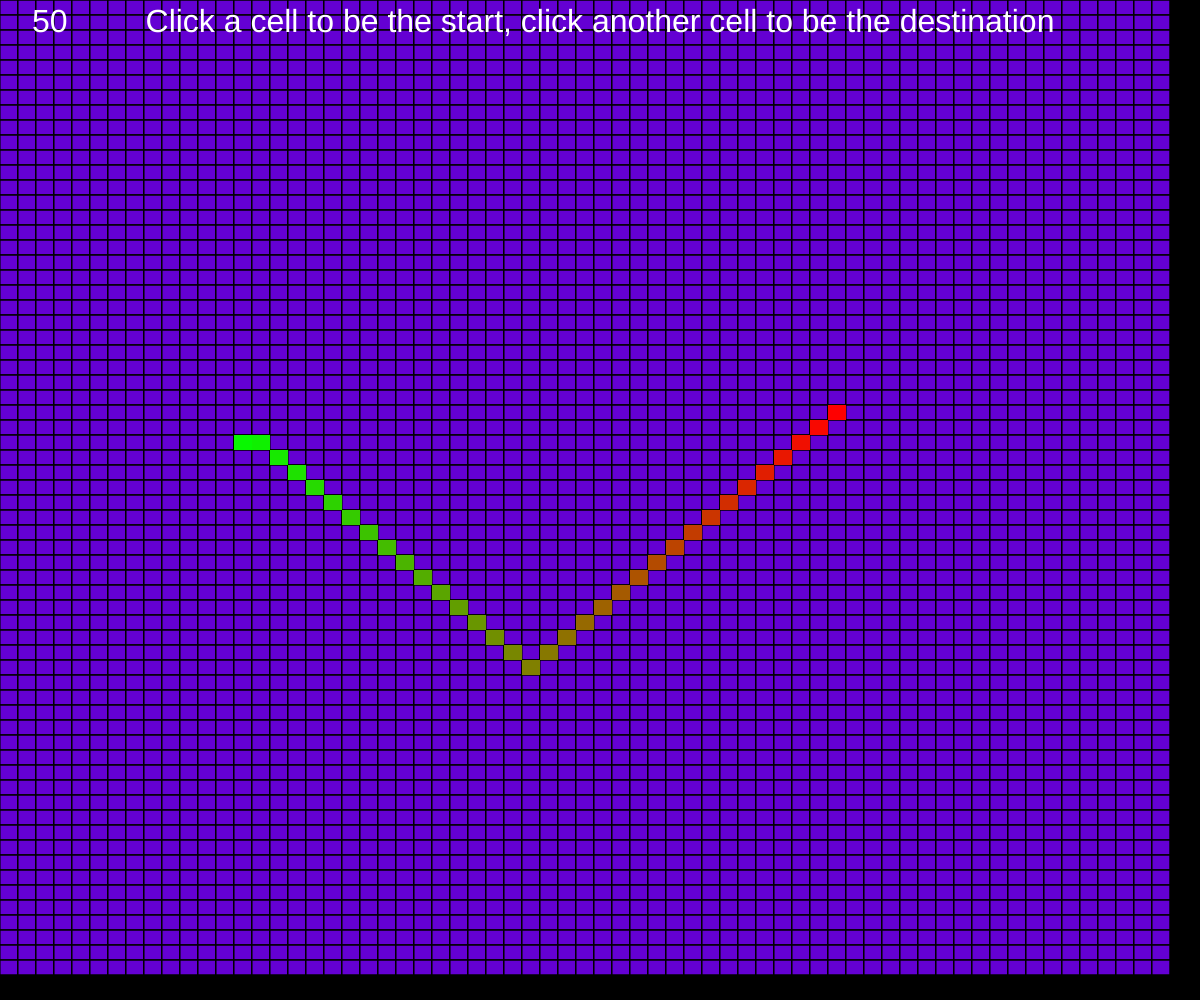
Frame 1 (no input)
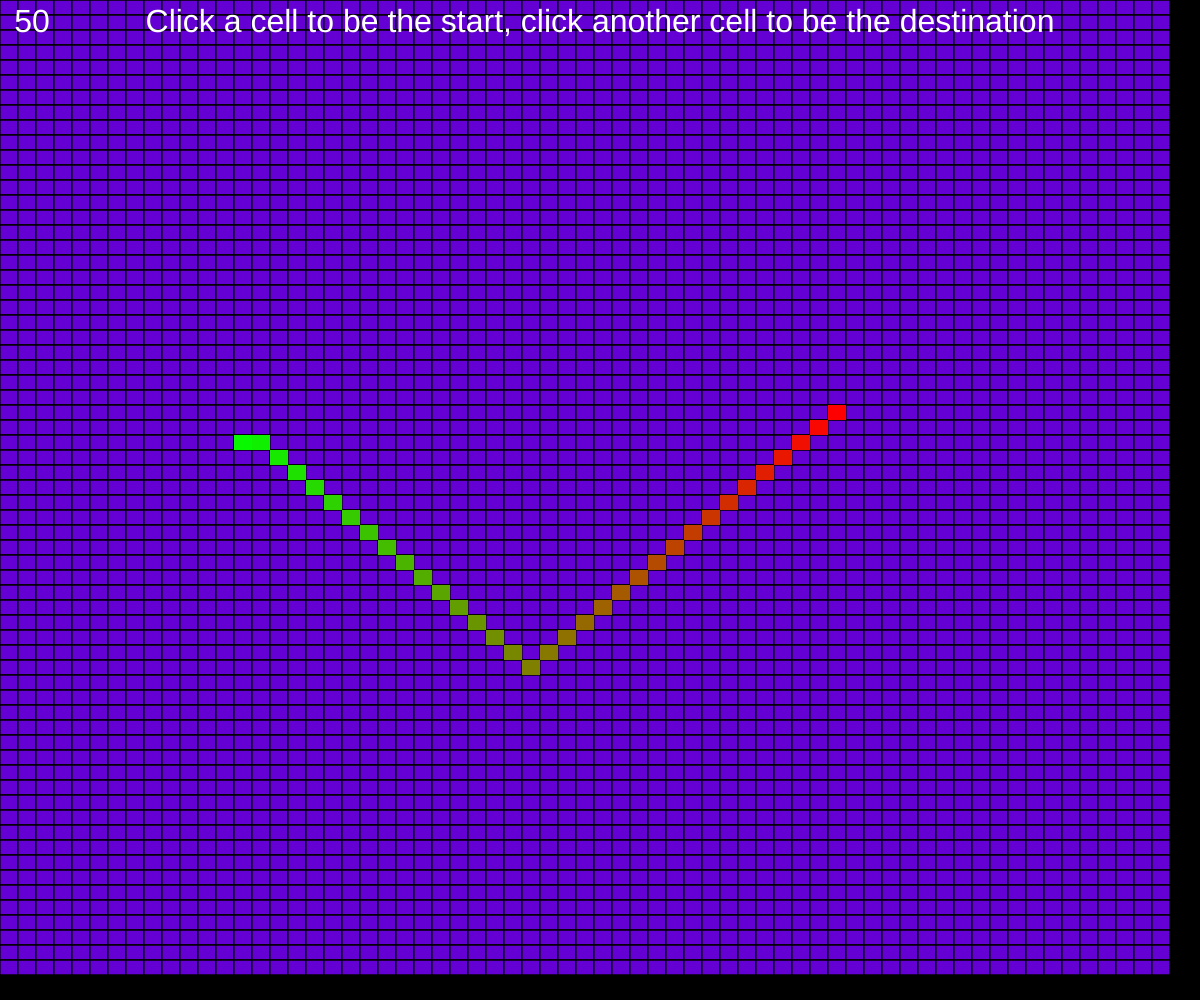
Frame 60 (no input)
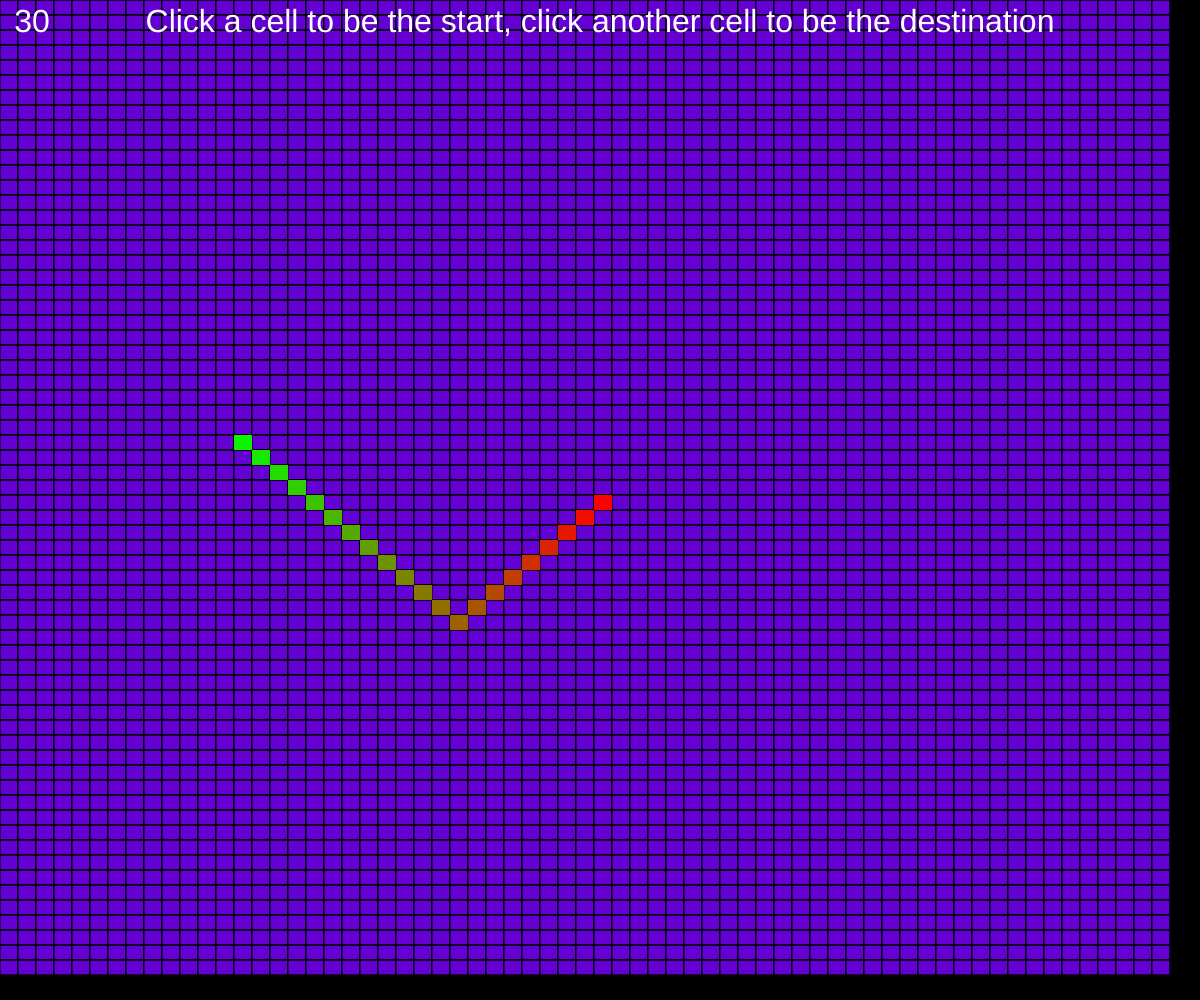
Frame 120 (the mouse pressed at the canvas centre since frame 60)

The p5.js sketch that drew these frames (run headless with seeded random() and noise() and a simulated clock; from frame 60 on, the mouse is pressed at the canvas centre):

// p5.js sketch
// ── sketch.js

let g;
let cols = 65;
let rows = 65;
let w,l;
let cells=[];
let s,goal;//start and goal vertices
let path;//path
let cost;//cost of path

function setup(){
  createCanvas(innerWidth,innerHeight);
  w = Math.floor(innerWidth/cols);
  l = Math.floor(innerHeight/rows);
  for(let i = 0;i<cols;i++){
    for(let j = 0;j<rows;j++){//the col to the left of it exists
      let v=new Vertex(data=[i*w,l*j],edges=[],weights=[],key=i*rows+j);
      if(i>0){//if not first column
        v.addEdge(cells[(i-1)*rows+j],2,dir=false);//to left
        if(j<(rows-1)){//if not last row
          v.addEdge(cells[(i-1)*rows+j+1],1.5,dir=false);//to left and below
        }
      }
      if(j>0){//if not first row
        v.addEdge(cells[i*rows+j-1],1,dir=false);//above
        if(i>0){//and there is a column to the left
          v.addEdge(cells[(i-1)*rows+j-1],1.5,dir=false);//to left and above
        }
      }
      cells.push(v);//create a vertex containin x,y for top left of cell represented by vertex
    }
  }
  g=new Graph(cells);
  s=random(cells);
  goal=random(cells);
  path=g.aStar(s,goal);//can chane to use other alorithms from Graph class
  cost=path[1];
  path=path[0];
}
let start=true;
function mousePressed(){
  if(start){//set start vertex to one for cell clicked in
    let i=Math.floor(mouseX/w);
    let j=Math.floor(mouseY/l);
    s=cells[i*rows+j];
  }else{//set goal vertex to one for cell clicked in
    let i=Math.floor(mouseX/w);
    let j=Math.floor(mouseY/l);
    goal=cells[i*rows+j];
  }
  start=!start;
  path=g.aStar(s,goal);
  cost=path[1];
  path=path[0];
}
/*function keyPressed(){//set keys to choose what algorithm to use
//maybe also choose if to do a mst visualisation
}*/
function draw(){
  background(0);
  for(let i=0;i<cells.length;i++){//draw cells
    noStroke();
    fill(100,0,211);
    stroke(0);
    rect(cells[i].data[0],cells[i].data[1],w,l);
    line(cells[i].data[0],cells[i].data[1],cells[i].data[0]+w,cells[i].data[1]); //top
    line(cells[i].data[0],cells[i].data[1],cells[i].data[0],cells[i].data[1]+l); //left
    line(cells[i].data[0]+w,cells[i].data[1],cells[i].data[0]+w,cells[i].data[1]+l); //right
    line(cells[i].data[0],cells[i].data[1]+l,cells[i].data[0]+w,cells[i].data[1]+l); //bottom
  }
  for(let i=0;i<path.length;i++){//fill in path
    noStroke();
    fill(255-i/path.length*255,i/path.length*255,0);
    rect(path[i].data[0],path[i].data[1],w,l);
  }
  fill(255);//display cost of path(how many cells long not including start)
  textSize(32);
  text(cost,32,32);
  textAlign(CENTER);
  text("Click a cell to be the start, click another cell to be the destination",width/2,32);
}

// ── Graph.js
class Vertex{
  constructor(data=null,edges=[],weights=[],key=0){
    /*this.rep=this//for disjoint set for kruskal's
    this.size=1;*/

    this.data=data;//can store whatever/what the vertex represents ,eg.coordinates
    this.outEdges=edges;//stores vertices reachable from this one
    this.weights=weights;//weights fo each "edge" in edges(should be same length as edges(or longer would work too but pointless))
    this.key=key;
  }
  addEdge(v,w,dir=true){
    this.outEdges.push(v);
    this.weights.push(w);
    if(!dir){
      v.outEdges.push(this);
      v.weights.push(w);
    }
  }
  toString(){
    return this.key;//for when using js object as a map with vertices as key
  }
}

class Graph{
  constructor(vertices=[]){
    this.v=vertices;
    //Maybe store attribuites of graph if known, or just make other versions of graph class like DAG
    /*this.acyclic=true;
    this.directed=true;
    this.negWeights=true;*/
  }
  //basic methods
  addVertex(vert){
    this.v.push(vert);
  }
  addVertices(vertices){
    this.v=this.v.concat(vertices);
  }
  /*removeVertex(vert){//remove the vertex and all edges pointing to it

}*/
removeEdge(src,dest,dir=True){
  for(let i=0;i<this.v.length;i++){
    if(this.v[i]==src){
      for(let j=this.v[i].outEdges.length-1;i>=0;i--){
        if(this.v[i].outEdges[j]==dest){
          this.v[i].outEdges.splice(j,1);
          this.v[i].weights.splice(j,1);
          if(dir){break;}
        }
      }
    }
    if(!dir&&this.v[i]==dest){
      for(let j=this.v[i].outEdges.length-1;i>=0;i--){
        if(this.v[i].outEdges[j]==dest){
          this.v[i].outEdges.splice(j,1);
          this.v[i].weights.splice(j,1);
          if(dir){break;}
        }
      }
    }
  }
}
addEdge(v1,v2,w,dir=true){//if dir is false then edge goes both ways, else goes from v1 to v2
  v1.addEdge(v2,w,dir);//can just do this since objects are stored as references in arrays so this.v should be updated too
  /*let found=false;
  for(let i=0;i<this.v.length;i++){
  if(this.v[i]==v1){
  this.v[i].outEdges.push(v2);
  this.v[i].weights.push(w);
  if(found||dir){//2nd one found(now done), or edge is directed
  break;
}else{//first one to be found(keep looking for other vertex)
found=true;
}
}
if(!dir&&this.v[i]==v2){//if edge is not diected and found v2
this.v[i].outEdges.push(v1);
this.v[i].weights.push(w);
if(found){//2nd one found(now done)
break;
}else{//first one to be found(keep looking for other vertex)
found=true;
}
}
}*/
}

//get top ordering
kahnTop(){//maybe return reverse top order(would make it more efficient if want to loop over returned order and delete in top order)
  //initialize stuff
  let visit=0;
  let inDegs={};
  let q=[];
  let topOrd=[];
  for(let i=0;i<this.v.length;i++){
    inDegs[this.v[i]]=0;
  }
  for(let i=0;i<this.v.length;i++){//initialize indegreees for every vertex in graph
    for(let j=0;j<this.v[i].outEdges.length;j++){
      inDegs[this.v[i].outEdges[j]]+=1;
    }
  }
  //run algorithm
  for(let i=0;i<this.v.length;i++){
    if(inDegs[this.v[i]]==0){
      q.push(this.v[i]);
    }
  }

  while(q.length!=0){
    let cur=q.shift();//remove 1st element in q move it to toporder
    topOrd.push(cur);
    visit++;
    for(let i=0;i<cur.outEdges.length;i++){//for each neighbor of cur
      if(--inDegs[cur.outEdges[i]]==0){//decrement its indegree, if it is now 0 add to queue
        q.push(cur.outEdges[i]);
      }
    }
  }
  //return whether has cycles and the topOrd found
  if(visit!=this.v.length){//had a cycle
    return [true,topOrd];
  }
  return [false,topOrd];
}
prims(){
  //initialize stuff
  let open=this.v.slice();//vertices not spanned yet
  let cost={};//cost to add vertex to tree
  let mst={};//edges in mst(mst[destVertex]=srcVertex)
  cost[this.v[0]]=0;//chose arbitrary vertex to start at
  for(let i=1;i<this.v.length;i++){
    cost[this.v[i]]=Infinity;
  }

  //run algorithm
  while(open.length!=0){
    let minT=Infinity;
    let cur;
    for(let i=0;i<open.length;i++){//make cur= vertex with lowest cost to add to mst
      if(cost[open[i]]<minT){
        cur=open[i];
        minT=cost[open[i]];
      }
    }
    if(!cur){//if graph is not connected
      return {};//maybe just break and return mst(a tree but not a spanning tree)
    }
    for(let i=open.length-1;i>=0;i--){//remove cur from open
      if(open[i]==cur){
        open.splice(i,1);
      }
    }
    for(let i=0;i<cur.outEdges.length;i++){//for each neighbor of cur
      if(cur.weights[i]<cost[cur.outEdges[i]]){//if from cur to this neighbor is bette than cost to that neighbor replace it in mst
        cost[cur.outEdges[i]]=cur.weights[i];//update its cost and from
        mst[cur.outEdges[i]]=cur;
      }
    }
  }
  return mst;//return vertex pairs(edges)
}

//pathfinding
aStar(start,goal,h=function(x,g){return 0;}){//h is function used to estimate cheapest cost from some vertex to goal vertex
  //initialize stuff
  let closed=[];//evaluated vertices
  let open=[start];//not evaluated but discovered
  let from={};//for each vertex which vertex came to it from(to rebuild path)
  let cost={};//cost from start to that vertex
  let tCost={};//estimated total cost from start to goal through vertex
  cost[start]=0;
  tCost[start]=h(start,goal);
  for(let i=0;i<this.v.length;i++){
    if(this.v[i]!=start){
      cost[this.v[i]]=Infinity;
      tCost[this.v[i]]=Infinity;
    }
  }
  //run algorithm
  while(open.length!=0){
    let minT=Infinity;
    let cur;//get lowest tCost vertex in open
    for(let i=0;i<open.length;i++){
      if(tCost[open[i]]<minT){
        cur=open[i];
        minT=tCost[open[i]];
      }
    }
    if(cur==goal){
      //reconstruct path and return it
      let path=[cur];
      while(cur != start){
        cur=from[cur];
        path.unshift(cur);
      }
      return [path,cost[goal]];//return path as array of vertices and the cost of the path
    }
    //move cur from open to closed
    for(let i=open.length-1;i>=0;i--){
      if(open[i]==cur){
        open.splice(i,1);
      }
    }
    closed.push(cur);
    for(let i=0;i<cur.outEdges.length;i++){//for each neighbor of cur
      if(!closed.includes(cur.outEdges[i])){//if not already evaluated
        let tempCost=cost[cur]+cur.weights[i];//tempCost to it is cost to cur from start + cost from cur to it
        if(!open.includes(cur.outEdges[i])){//push it to open so its neighbors can get evaluated
          open.push(cur.outEdges[i]);
        }
        if(tempCost<cost[cur.outEdges[i]]){//check if found better cost to it from start by going through cur
          from[cur.outEdges[i]]=cur;
          cost[cur.outEdges[i]]=tempCost;
          tCost[cur.outEdges[i]]=cost[cur.outEdges[i]]+h(cur.outEdges[i],goal);//h(goal,goal) should be 0
        }
      }
    }
  }
}
dag(start,goal=null){
  let temp=this.kahnTop();
  if(!temp[0]){//if it is acyclic
    //initialize stuff
    let from={};//for each vertex which vertex came to it from(to rebuild path)
    let cost={};//cost from start to that vertex
    cost[start]=0;
    for(let i=0;i<this.v.length;i++){
      if(this.v[i]!=start){
        cost[this.v[i]]=Infinity;
      }
    }
    let i=0
    while(temp[1][i]!=start){//get index of start in top order
      i++;
    }
    //run algorithm
    while(i<temp[1].length){//in top order until reach goal or end of topOrder
      if(temp[1][i]==goal){//if there was a goal vertex and are about to relax its edges(then it should already have proper path found)
        let cur=temp[1][i];
        let path=[cur];//reconstruct path and return it
        while(cur != start){
          cur=from[cur];
          path.unshift(cur);
        }
        return [path,cost[goal]];//return path from start to goal as array of vertices and the cost of the path
      }
      for(let j=0;j<temp[1][i].outEdges.length;j++){//relax edges
        let comp=cost[temp[1][i]]+temp[1][i].weights[j];
        if(comp<cost[temp[1][i].outEdges[j]]){//if find new shortest distacne update
          cost[temp[1][i].outEdges[j]]=comp;
          from[temp[1][i].outEdges[j]]=temp[1][i];
        }
      }
      i++;
    }
    return [from,cost];
  }
  //if has cycles
  //console.log('Graph:'+this+'is not acyclic');
  return null;
}
djikstras(start,goal=null){//same as a* without heuristic
  //initialize stuff
  let open=this.v.slice();//not visited(copy of graph's vertex array)
  let from={};//for each vertex which vertex came to it from(to rebuild path)
  let cost={};//cost from start to that vertex

  cost[start]=0;

  for(let i=0;i<this.v.length;i++){
    if(this.v[i]!=start){
      cost[this.v[i]]=Infinity;
    }
  }
  //run algorithm
  while(open.length!=0){
    let minT=Infinity;
    let cur;//get lowest cost vertex in open
    for(let i=0;i<open.length;i++){
      if(cost[open[i]]<minT){
        cur=open[i];
        minT=cost[open[i]];
      }
    }
    if(cur==goal){//if there was a goal vertex and it got reached
      let path=[cur];//reconstruct path and return it
      while(cur != start){
        cur=from[cur];
        path.unshift(cur);
      }
      return [path,cost[goal]];//return path from start to goal as array of vertices and the cost of the path
    }
    //remove cur from open
    for(let i=open.length-1;i>=0;i--){
      if(open[i]==cur){
        open.splice(i,1);
      }
    }

    for(let i=0;i<cur.outEdges.length;i++){//for each neighbor of cur
      let tempCost=cost[cur]+cur.weights[i];//tempCost to it is cost to cur from start + cost from cur to it
      if(tempCost<cost[cur.outEdges[i]]){//if found better cost to it from start by going through cur
        from[cur.outEdges[i]]=cur;//cur is now way to get to it
        cost[cur.outEdges[i]]=tempCost;//and set its new cost
      }
    }
  }
  return [from,cost];//return info needed to rebuild paths and the costs of the paths
}
bellmanFord(start,goal){//maybe add vertex to boolean map to check if a vertex's cost has changed if not do not relax edges out it, to make more efficient
  //initialize stuff
  let from={};//for each vertex which vertex came to it from(to rebuild path)
  let cost={};//cost from start to that vertex
  cost[start]=0;
  for(let i=0;i<this.v.length;i++){
    if(this.v[i]!=start){
      cost[this.v[i]]=Infinity;
    }
  }
  //run algorithm
  let changed=true;
  for(let i=0;i<this.v.length-1&&changed;i++){//relax all edges v-1 times(or until no costs change)
    changed=false;
    for(let j=0;j<this.v.length;j++){//for every vertex
      for(let k=0;k<this.v[j].outEdges.length;k++){//for every edge
        let comp=cost[this.v[j]]+this.v[j].weights[k];
        if(comp<cost[this.v[j].outEdges[k]]){//elax it to see if new lowest cost
          changed=true;
          cost[this.v[j].outEdges[k]]=comp;
          from[this.v[j].outEdges[k]]=this.v[j];
        }
      }
    }
  }
  if(changed){//if was still changing after v-1 rounds of relaxing all edges relax one more time to check for  neg weight cycles
    for(let j=0;j<this.v.length;j++){//for every vertex
      for(let k=0;k<this.v[j].outEdges.length;k++){//for every edge
        let comp=cost[this.v[j]]+this.v[j].weights[k];
        if(comp<cost[this.v[j].outEdges[k]]){//elax it to see if new lowest cost
          changed=true;
          cost[this.v[j].outEdges[k]]=comp;
          from[this.v[j].outEdges[k]]=this.v[j];
        }
      }
    }
  }
  if(changed){//there is neg weight cycle
    return null;
  }
  if(goal){//if there was a goal just return that path
    let cur=goal;
    let path=[cur];//reconstruct path and return it
    while(cur != start){
      cur=from[cur];
      path.unshift(cur);
    }
    return [path,cost[goal]];//return path from start to goal and cost as array of vertices and the cost of the path
  }
  return [from,cost];//else return necessary info to rebuild paths and the costs
}
}
